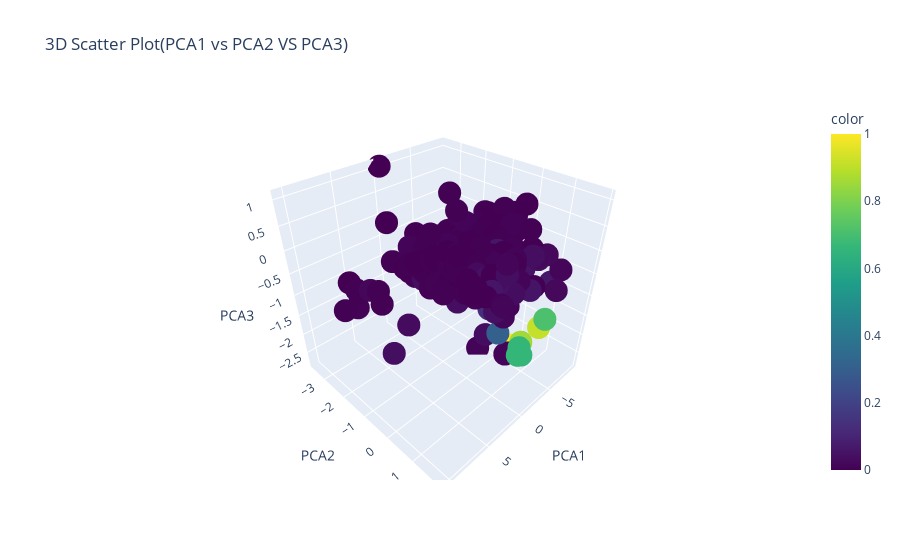

Write notebook code for a chart like this one.
### Code cell
pca_df = pd.DataFrame(data = principal_component, columns=['PCA1', 'PCA2', 'PCA3'])

fig = px.scatter_3d(pca_df, x="PCA1", y = "PCA2", z = "PCA3", color=original_dataset['vomitoxin_ppb'], title="3D Scatter Plot(PCA1 vs PCA2 VS PCA3)",labels={"PC1": "Principal Component 1","PC2": "Principal Component 2", "PC3": "Principal Component 3"}, color_continuous_scale="Viridis")
fig.show()

### Figure 1 — Plotly figure (JSON) as saved in the notebook; plotly's stock layout.template omitted (floating-point values rounded to 4 significant figures; data arrays with more than 128 entries replaced by an {"elided": "..."} marker saying what was removed)
{"data": [{"hovertemplate": "PCA1=%{x}<br>PCA2=%{y}<br>PCA3=%{z}<br>color=%{marker.color}<extra></extra>", "legendgroup": "", "marker": {"color": {"elided": "500 float values"}, "coloraxis": "coloraxis", "symbol": "circle"}, "mode": "markers", "name": "", "scene": "scene", "showlegend": false, "type": "scatter3d", "x": {"elided": "500 float values"}, "y": {"elided": "500 float values"}, "z": {"elided": "500 float values"}}], "layout": {"coloraxis": {"colorbar": {"title": {"text": "color"}}, "colorscale": [[0, "#440154"], [0.1111, "#482878"], [0.2222, "#3e4989"], [0.3333, "#31688e"], [0.4444, "#26828e"], [0.5556, "#1f9e89"], [0.6667, "#35b779"], [0.7778, "#6ece58"], [0.8889, "#b5de2b"], [1, "#fde725"]]}, "legend": {"tracegroupgap": 0}, "scene": {"domain": {"x": [0, 1], "y": [0, 1]}, "xaxis": {"title": {"text": "PCA1"}}, "yaxis": {"title": {"text": "PCA2"}}, "zaxis": {"title": {"text": "PCA3"}}}, "title": {"text": "3D Scatter Plot(PCA1 vs PCA2 VS PCA3)"}}}
